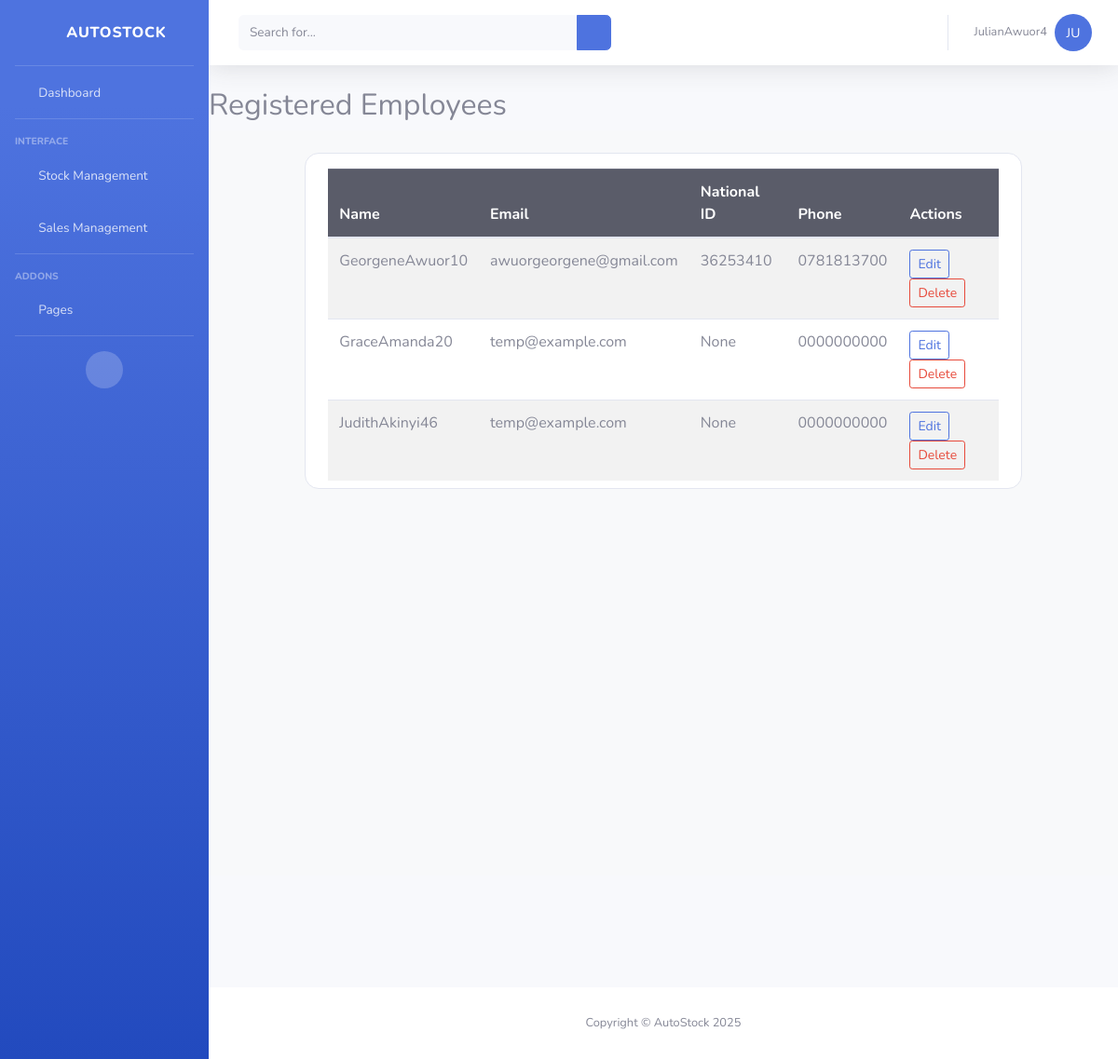
The page /employee_list/ (signed in) on the database as committed earlier.
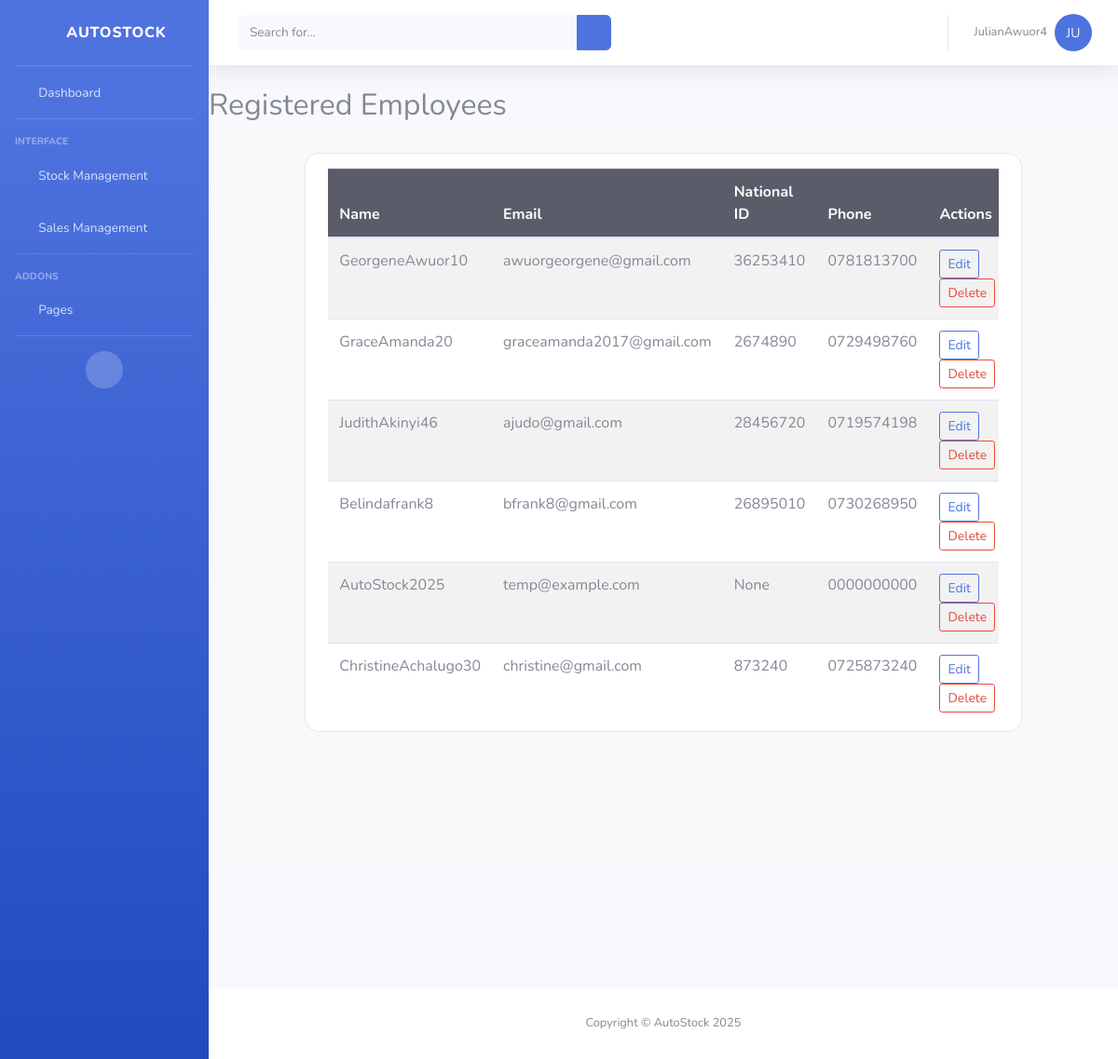
The same page on the database as committed later.
### autoapp/models.py (models this page shows, shortened)
class EmployeeProfile(models.Model):
    ROLE_CHOICES = [
        ('boss', 'Boss'),
        ('employee', 'Employee'),
    ]
    user = models.OneToOneField(User, on_delete=models.CASCADE)
    nationalid = models.CharField(max_length=20, blank=True, null=True)
    email = models.EmailField(default='temp@example.com')  # temp default
    phone = models.CharField(max_length=50, default='0000000000')
    password = models.CharField(max_length=100, default='password123')
    role = models.CharField(max_length=10, choices=ROLE_CHOICES, default='employee')  # added role field

### autoapp/views.py (the view)
    def wrapper(request, *args, **kwargs):
        if not request.user.is_superuser and request.user.employeeprofile.role != 'boss':
            return HttpResponseForbidden("You do not have permission to access this page.")
        return function(request, *args, **kwargs)

### autoapp/views.py (called while the page is built)
def boss_required(function):
    def wrapper(request, *args, **kwargs):
        if not request.user.is_superuser and request.user.employeeprofile.role != 'boss':
            return HttpResponseForbidden("You do not have permission to access this page.")
        return function(request, *args, **kwargs)
    return wrapper

@boss_required
def employee_list(request):
    employees = EmployeeProfile.objects.all()
    return render(request, 'employee_list.html', {'employees': employees})

### template/employee_list.html (shortened to what this page needs)
<!DOCTYPE html>
<html lang="en">
<head>
    {% load static %}
    <link href="{% static 'vendor/fontawesome-free/css/all.min.css' %}" rel="stylesheet" type="text/css">
    <link href="{% static 'css/sb-admin-2.min.css' %}" rel="stylesheet">
</head>
<body id="page-top">
    <div id="wrapper">
        <ul class="navbar-nav bg-gradient-primary sidebar sidebar-dark accordion" id="accordionSidebar">
            <a class="sidebar-brand d-flex align-items-center justify-content-center" href="{% url 'index' %}">
                <div class="sidebar-brand-icon rotate-n-15">
                    <i class="fas fa-chart-line"></i>
                </div>
                <div class="sidebar-brand-text mx-3">AutoStock <sup></sup></div>
            </a>
            <hr class="sidebar-divider my-0">
            <li class="nav-item">
                <a class="nav-link" href="{% url 'index' %}">
                    <i class="fas fa-fw fa-tachometer-alt"></i>
                    <span>Dashboard</span></a>
            </li>
            <hr class="sidebar-divider">
            <div class="sidebar-heading">
                Interface
            </div>
             <li class="nav-item">
                <a class="nav-link collapsed" href="#" data-toggle="collapse" data-target="#collapseTwo"
                    aria-expanded="true" aria-controls="collapseTwo">
                    <i class="fas fa-fw fa-cog"></i>
                    <span>Stock Management</span>
                </a>
            </li>
           <li class="nav-item">
                <a class="nav-link collapsed" href="#" data-toggle="collapse" data-target="#collapseUtilities"
                    aria-expanded="true" aria-controls="collapseUtilities">
                    <i class="fas fa-fw fa-wrench"></i>
                    <span>Sales Management</span>
                </a>
            </li>
            <hr class="sidebar-divider">
            <div class="sidebar-heading">
                Addons
            </div>
            <li class="nav-item">
                <a class="nav-link collapsed" href="#" data-toggle="collapse" data-target="#collapsePages"
                    aria-expanded="true" aria-controls="collapsePages">
                    <i class="fas fa-fw fa-folder"></i>
                    <span>Pages</span>
                </a>
            </li>
            <hr class="sidebar-divider d-none d-md-block">
            <div class="text-center d-none d-md-inline">
                <button class="rounded-circle border-0" id="sidebarToggle"></button>
            </div>
        </ul>
        <div id="content-wrapper" class="d-flex flex-column">
            <div id="content">
                <nav class="navbar navbar-expand navbar-light bg-white topbar mb-4 static-top shadow">
                    <form
                        class="d-none d-sm-inline-block form-inline mr-auto ml-md-3 my-2 my-md-0 mw-100 navbar-search">
                        <div class="input-group">
                            <input type="text" class="form-control bg-light border-0 small" placeholder="Search for..."
                                aria-label="Search" aria-describedby="basic-addon2">
                            <div class="input-group-append">
                                <button class="btn btn-primary" type="button">
                                    <i class="fas fa-search fa-sm"></i>
                                </button>
                            </div>
                        </div>
                    </form>
                    <ul class="navbar-nav ml-auto">
                        <li class="nav-item dropdown no-arrow">
                            <a class="nav-link dropdown-toggle" href="#" id="userDropdown" role="button"
                                   data-toggle="dropdown" aria-haspopup="true" aria-expanded="false">
                                      <span class="mr-2 d-none d-lg-inline text-gray-600 small">{{ user.username }}</span>
                                  {% if user.is_authenticated %}
                                      <div class="img-profile rounded-circle bg-primary text-white d-flex justify-content-center align-items-center"
                                           style="width: 40px; height: 40px; font-size: 14px;">
                                           {{ user.username|slice:":2"|upper }}
                                      </div>
                                  {% endif %}
                            </a>
                        </li>
                    </ul>
                </nav>
                <h2>Registered Employees</h2>
<section class="vh-100" style="background-color: #f8f9fa;">
  <div class="container py-4 h-100">
    <div class="row d-flex justify-content-center h-100">
      <div class="col-xl-10">
        <div class="card" style="border-radius: 15px;">
          <div class="card-body px-4 pt-3 pb-2">
            <div class="table-responsive">
              <table class="table table-striped table-hover mb-0">
                <thead class="table-dark">
                  <tr>
                    <th scope="col">Name</th>
                    <th scope="col">Email</th>
                    <th scope="col">National ID</th>
                    <th scope="col">Phone</th>
                    <th scope="col">Actions</th>
                  </tr>
                </thead>
                <tbody>
                  {% for employee in employees %}
                  <tr>
                    <td>{{ employee.user.username }}</td>
                    <td>{{ employee.email }}</td>
                    <td>{{ employee.nationalid }}</td>
                    <td>{{ employee.phone }}</td>
                    <td>
                      <a href="{% url 'edit_employee' employee.user.id %}" class="btn btn-sm btn-outline-primary me-2">Edit</a>
                      <a href="{% url 'delete_employee' employee.user.id %}"
                         class="btn btn-sm btn-outline-danger"
                         onclick="return confirm('Are you sure you want to delete {{ employee.user.username }}?');">
                         Delete
                      </a>
                    </td>
                  </tr>
                  {% endfor %}
                </tbody>
              </table>
            </div>
          </div>
        </div>
      </div>
    </div>
  </div>
</section>
            </div>
    <br><br><br><br><br>
            <footer class="sticky-footer bg-white">
                <div class="container my-auto">
                    <div class="copyright text-center my-auto">
                        <span>Copyright &copy; AutoStock 2025</span>
                    </div>
                </div>
            </footer>
        </div>
    </div>
</body>
</html>

Rows that differ between the two databases and show on the page:
changed EmployeeProfile "GraceAmanda20": email "temp@example.com" → "graceamanda2017@gmail.com"; nationalid "None" → "2674890"; phone "0000000000" → "0729498760"
changed EmployeeProfile "JudithAkinyi46": email "temp@example.com" → "ajudo@gmail.com"; nationalid "None" → "28456720"; phone "0000000000" → "0719574198"
added EmployeeProfile: user.username "Belindafrank8", email "bfrank8@gmail.com", nationalid "26895010", phone "0730268950"
added EmployeeProfile: user.username "AutoStock2025", email "temp@example.com", nationalid "None", phone "0000000000"
added EmployeeProfile: user.username "ChristineAchalugo30", email "christine@gmail.com", nationalid "873240", phone "0725873240"
